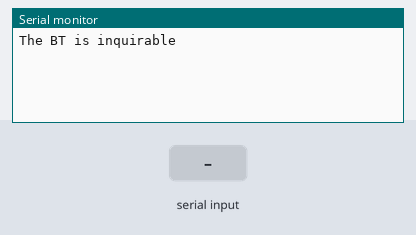
The sketch below on a simulated Arduino Uno, built with avr-gcc and run on an emulated ATmega328P. Shown: the last lines printed to the serial monitor. The test bench sets the inputs (shaded band).

Above: at 5.2 s.
5.3 s: "!\n" received over the second serial link
At 6.5 s:
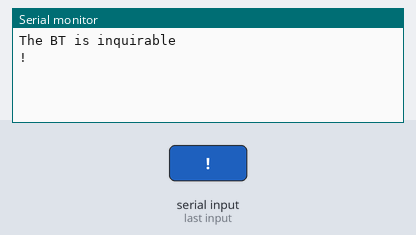
6.8 s: "1\n" received over the second serial link
At 7.9 s:
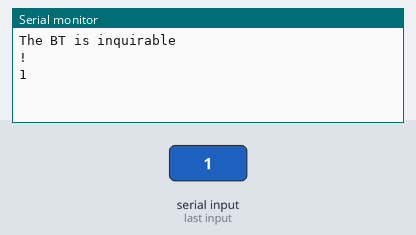

The sketch:

BluetoothConnection.ino
```cpp
#include <SoftwareSerial.h>

const byte RxD = 6;
const byte TxD = 7;

#define DEBUG_ENABLED 1

SoftwareSerial bluetoothSerial(RxD, TxD);


void setup()
{
  Serial.begin(19200);
  setupBluetooth();
}


void loop()
{
  sendData();

  readData();
}

void readData()
{
  while(bluetoothSerial.available())
  {
    char ch = bluetoothSerial.read();
    Serial.write(ch);
  }
}

void sendData()
{
  while(Serial.available())
  {
    char ch = Serial.read();
    if (ch == '!')
    {
      //stop sending data
      bluetoothSerial.write('\n');
      Serial.flush();
      return;
    }
    bluetoothSerial.write(ch);
  }
}


void setupBluetooth()
{
  pinMode(RxD, INPUT);
  pinMode(TxD, OUTPUT);

  bluetoothSerial.begin(38400);
  bluetoothSerial.print("\r\n+STWMOD=0\r\n"); //slave mode
  bluetoothSerial.print("\r\n+STNA=Arduino-Uno\r\n"); //BT name
  bluetoothSerial.print("\r\n+STOAUT=1\r\n"); //permit paired device to connect
  bluetoothSerial.print("\r\n+STAUTO=0\r\n"); //auto-connection false
  delay(2000);
  bluetoothSerial.print("\r\n+INQ=1\r\n"); //make it inquirable
  Serial.println("The BT is inquirable");
  delay(2000);
  bluetoothSerial.flush();
}
```

Measured:
- after the input at 5.3 s, the serial monitor: prints a new line at once (image 1)
- after the input at 6.8 s, the serial monitor: prints a new line at once (image 2)
